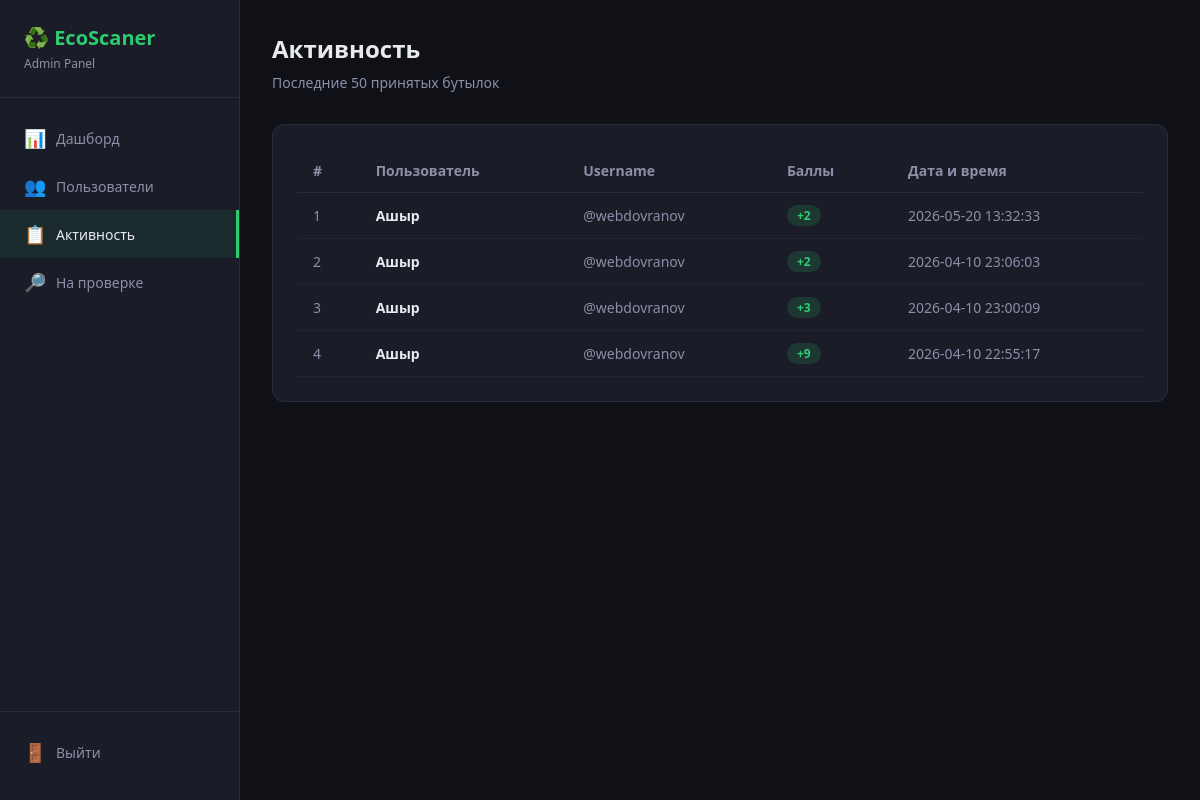
The page /activity (signed in) on the database its author committed.
### tables this page shows
CREATE TABLE wastes (
            id          INTEGER PRIMARY KEY AUTOINCREMENT,
            telegram_id INTEGER NOT NULL,
            image_hash  TEXT    NOT NULL,
            phash       TEXT    NOT NULL DEFAULT '',
            file_id     TEXT    NOT NULL DEFAULT '',
            points      INTEGER NOT NULL DEFAULT 0,
            brand       TEXT    NOT NULL DEFAULT 'UNKNOWN',
            fingerprint TEXT    NOT NULL DEFAULT '',
            category    TEXT    NOT NULL DEFAULT '',
            is_empty    INTEGER NOT NULL DEFAULT 1,
            is_damaged  INTEGER NOT NULL DEFAULT 0,
            raw_volume  TEXT    NOT NULL DEFAULT '',
            raw_color   TEXT    NOT NULL DEFAULT '',
            fraud_score REAL    NOT NULL DEFAULT 0.0,
            event_proof TEXT    NOT NULL DEFAULT '',
            gps_lat     REAL,
            gps_lon     REAL,
            created_at  DATETIME NOT NULL DEFAULT (datetime('now')),
            FOREIGN KEY (telegram_id) REFERENCES users(telegram_id) ON DELETE CASCADE
        );

CREATE TABLE users (
            id                  INTEGER PRIMARY KEY AUTOINCREMENT,
            telegram_id         INTEGER UNIQUE NOT NULL,
            username            TEXT    NOT NULL DEFAULT '',
            first_name          TEXT    NOT NULL DEFAULT '',
            total_points        INTEGER NOT NULL DEFAULT 0,
            total_earned_points INTEGER NOT NULL DEFAULT 0,
            total_wastes        INTEGER NOT NULL DEFAULT 0,
            created_at          DATETIME NOT NULL DEFAULT (datetime('now'))
        );

### admin/app.py (the view)
@app.route("/activity")
@login_required
def activity():
    return render_template("activity.html", activity=get_recent_activity(50))

### admin/app.py (called while the page is built)
@contextlib.contextmanager
def _db():
    conn = sqlite3.connect(DATABASE_PATH)
    conn.row_factory = sqlite3.Row
    try:
        yield conn.cursor()
    finally:
        conn.close()

def login_required(f):
    @wraps(f)
    def decorated(*args, **kwargs):
        if not session.get("logged_in"):
            return redirect(url_for("login"))
        return f(*args, **kwargs)
    return decorated

def get_recent_activity(limit: int = 50) -> list[dict]:
    with _db() as c:
        c.execute("""
            SELECT w.id, u.first_name, u.username,
                   w.brand, w.category, w.points,
                   w.fraud_score, w.created_at
            FROM wastes w
            JOIN users u ON w.telegram_id = u.telegram_id
            ORDER BY w.created_at DESC
            LIMIT ?
        """, (limit,))
        return [dict(r) for r in c.fetchall()]

### admin/templates/activity.html
{% extends "base.html" %}
{% block body %}
<div class="sidebar">
  <div class="logo">
    <h2>♻️ EcoScaner</h2>
    <span>Admin Panel</span>
  </div>
  <nav class="nav">
    <a href="/"><span class="icon">📊</span> Дашборд</a>
    <a href="/users"><span class="icon">👥</span> Пользователи</a>
    <a href="/activity" class="active"><span class="icon">📋</span> Активность</a>
    <a href="/reviews"><span class="icon">🔎</span> На проверке</a>
  </nav>
  <div class="nav nav-bottom">
    <a href="/logout"><span class="icon">🚪</span> Выйти</a>
  </div>
</div>
<div class="main">
  <div class="page-title">Активность</div>
  <div class="page-sub">Последние 50 принятых бутылок</div>
  <div class="card">
    <table>
      <thead>
        <tr>
          <th>#</th>
          <th>Пользователь</th>
          <th>Username</th>
          <th>Баллы</th>
          <th>Дата и время</th>
        </tr>
      </thead>
      <tbody>
        {% for row in activity %}
        <tr>
          <td style="color:var(--muted)">{{ loop.index }}</td>
          <td><strong>{{ row.first_name or "—" }}</strong></td>
          <td style="color:var(--muted)">{{ "@" + row.username if row.username else "—" }}</td>
          <td><span class="badge badge-green">+{{ row.points }}</span></td>
          <td style="color:var(--muted)">{{ row.created_at }}</td>
        </tr>
        {% else %}
        <tr>
          <td colspan="5" style="text-align:center;color:var(--muted);padding:32px">
            Активности нет
          </td>
        </tr>
        {% endfor %}
      </tbody>
    </table>
  </div>
</div>
{% endblock %}

### admin/templates/base.html (shortened to what this page needs)
<!DOCTYPE html>
<html lang="ru">
<head>
</head>
<body>
{% block body %}{% endblock %}
</body>
</html>

### admin/templates/base.html (style rules this page uses)
:root { --bg: #0f1117; --card: #1a1d27; --border: #2a2d3e; --green: #2ecc71; --green2: #27ae60; --text: #e8eaf0; --muted: #8b8fa8; --accent: #3498db; --danger: #e74c3c; --warning: #f39c12; }
* { margin: 0; padding: 0; box-sizing: border-box; }
body { background: var(--bg); color: var(--text); font-family: "Segoe UI", sans-serif; display: flex; min-height: 100vh; }
.sidebar { width: 240px; background: var(--card); border-right: 1px solid var(--border); padding: 24px 0; display: flex; flex-direction: column; position: fixed; height: 100vh; }
.logo { padding: 0 24px 24px; border-bottom: 1px solid var(--border); margin-bottom: 16px; }
.logo h2 { color: var(--green); font-size: 20px; }
.logo span { color: var(--muted); font-size: 12px; }
.nav a { display: flex; align-items: center; gap: 12px; padding: 12px 24px; color: var(--muted); text-decoration: none; transition: all 0.2s; font-size: 14px; }
.nav a:hover, .nav a.active { color: var(--text); background: rgba(46,204,113,0.08); border-right: 3px solid var(--green); }
.nav a .icon { font-size: 18px; width: 20px; }
.nav-bottom { margin-top: auto; padding-top: 16px; border-top: 1px solid var(--border); }
.main { margin-left: 240px; flex: 1; padding: 32px; }
.page-title { font-size: 24px; font-weight: 700; margin-bottom: 8px; }
.page-sub { color: var(--muted); font-size: 14px; margin-bottom: 32px; }
.card { background: var(--card); border: 1px solid var(--border); border-radius: 12px; padding: 24px; }
table { width: 100%; border-collapse: collapse; font-size: 14px; }
th { color: var(--muted); font-weight: 600; padding: 12px 16px; text-align: left; border-bottom: 1px solid var(--border); }
td { padding: 12px 16px; border-bottom: 1px solid rgba(255,255,255,0.04); }
.badge { display: inline-block; padding: 2px 10px; border-radius: 20px; font-size: 12px; font-weight: 600; }
.badge-green { background: rgba(46,204,113,0.15); color: var(--green); }

### rows shown on the page
wastes: first_name "Ашыр", points "2", created_at "2026-05-20 13:32:33"
users: username "@webdovranov"
wastes: first_name "Ашыр", points "2", created_at "2026-04-10 23:06:03"
wastes: first_name "Ашыр", points "3", created_at "2026-04-10 23:00:09"
wastes: first_name "Ашыр", points "9", created_at "2026-04-10 22:55:17"
